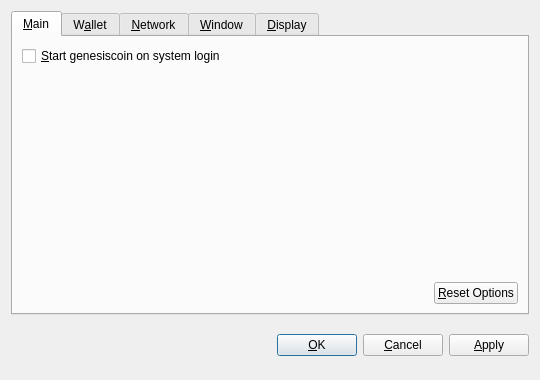
<?xml version="1.0" encoding="UTF-8"?>
<ui version="4.0">
 <class>OptionsDialog</class>
 <widget class="QDialog" name="OptionsDialog">
  <property name="geometry">
   <rect>
    <x>0</x>
    <y>0</y>
    <width>540</width>
    <height>380</height>
   </rect>
  </property>
  <property name="windowTitle">
   <string>Options</string>
  </property>
  <property name="modal">
   <bool>true</bool>
  </property>
  <layout class="QVBoxLayout" name="verticalLayout">
   <item>
    <widget class="QTabWidget" name="tabWidget">
     <property name="tabPosition">
      <enum>QTabWidget::North</enum>
     </property>
     <property name="currentIndex">
      <number>0</number>
     </property>
     <widget class="QWidget" name="tabMain">
      <attribute name="title">
       <string>&amp;Main</string>
      </attribute>
      <layout class="QVBoxLayout" name="verticalLayout_Main">
       <item>
        <widget class="QCheckBox" name="bitcoinAtStartup">
         <property name="toolTip">
          <string>Automatically start genesiscoin after logging in to the system.</string>
         </property>
         <property name="text">
          <string>&amp;Start genesiscoin on system login</string>
         </property>
        </widget>
       </item>
       <item>
        <spacer name="verticalSpacer_Main">
         <property name="orientation">
          <enum>Qt::Vertical</enum>
         </property>
         <property name="sizeHint" stdset="0">
          <size>
           <width>20</width>
           <height>40</height>
          </size>
         </property>
        </spacer>
       </item>
       <item>
        <layout class="QHBoxLayout" name="horizontalLayout_2_Main">
         <item>
          <spacer name="horizontalSpacer_2_Main">
           <property name="orientation">
            <enum>Qt::Horizontal</enum>
           </property>
           <property name="sizeHint" stdset="0">
            <size>
             <width>40</width>
             <height>20</height>
            </size>
           </property>
          </spacer>
         </item>
         <item>
          <widget class="QPushButton" name="resetButton">
           <property name="toolTip">
            <string>Reset all client options to default.</string>
           </property>
           <property name="text">
            <string>&amp;Reset Options</string>
           </property>
           <property name="autoDefault">
            <bool>false</bool>
           </property>
          </widget>
         </item>
        </layout>
       </item>
      </layout>
     </widget>
     <widget class="QWidget" name="tabWallet">
      <attribute name="title">
       <string>W&amp;allet</string>
      </attribute>
      <layout class="QVBoxLayout" name="verticalLayout_Network">
       <item>
        <widget class="QLabel" name="transactionFeeInfoLabel">
         <property name="text">
          <string>Optional transaction fee per kB that helps make sure your transactions are processed quickly. Most transactions are 1 kB.</string>
         </property>
         <property name="textFormat">
          <enum>Qt::PlainText</enum>
         </property>
         <property name="wordWrap">
          <bool>true</bool>
         </property>
        </widget>
       </item>
       <item>
        <layout class="QHBoxLayout" name="horizontalLayout_1_Main">
         <item>
          <widget class="QLabel" name="transactionFeeLabel">
           <property name="text">
            <string>Pay transaction &amp;fee</string>
           </property>
           <property name="textFormat">
            <enum>Qt::PlainText</enum>
           </property>
           <property name="buddy">
            <cstring>transactionFee</cstring>
           </property>
          </widget>
         </item>
         <item>
          <widget class="BitcoinAmountField" name="transactionFee"/>
         </item>
         <item>
          <spacer name="horizontalSpacer_1_Main">
           <property name="orientation">
            <enum>Qt::Horizontal</enum>
           </property>
           <property name="sizeHint" stdset="0">
            <size>
             <width>40</width>
             <height>20</height>
            </size>
           </property>
          </spacer>
         </item>
        </layout>
       </item>
       <item>
        <widget class="QLabel" name="label">
         <property name="text">
          <string>If you disable the spending of unconfirmed change, the change from a transaction cannot be used until that transaction has at least one confirmation. This also affects how your balance is computed.</string>
         </property>
         <property name="wordWrap">
          <bool>true</bool>
         </property>
        </widget>
       </item>
       <item>
        <widget class="QCheckBox" name="spendZeroConfChange">
         <property name="text">
          <string>Spend unconfirmed change  (experts only)</string>
         </property>
        </widget>
       </item>
       <item>
        <spacer name="verticalSpacer">
         <property name="orientation">
          <enum>Qt::Vertical</enum>
         </property>
         <property name="sizeHint" stdset="0">
          <size>
           <width>20</width>
           <height>40</height>
          </size>
         </property>
        </spacer>
       </item>
      </layout>
     </widget>
     <widget class="QWidget" name="tabNetwork">
      <attribute name="title">
       <string>&amp;Network</string>
      </attribute>
      <layout class="QVBoxLayout" name="verticalLayout_Network">
       <item>
        <widget class="QCheckBox" name="mapPortUpnp">
         <property name="toolTip">
          <string>Automatically open the genesiscoin client port on the router. This only works when your router supports UPnP and it is enabled.</string>
         </property>
         <property name="text">
          <string>Map port using &amp;UPnP</string>
         </property>
        </widget>
       </item>
       <item>
        <widget class="QCheckBox" name="connectSocks">
         <property name="toolTip">
          <string>Connect to the genesiscoin network through a SOCKS proxy (e.g. when connecting through Tor).</string>
         </property>
         <property name="text">
          <string>&amp;Connect through SOCKS proxy:</string>
         </property>
        </widget>
       </item>
       <item>
        <layout class="QHBoxLayout" name="horizontalLayout_Network">
         <item>
          <widget class="QLabel" name="proxyIpLabel">
           <property name="text">
            <string>Proxy &amp;IP:</string>
           </property>
           <property name="textFormat">
            <enum>Qt::PlainText</enum>
           </property>
           <property name="buddy">
            <cstring>proxyIp</cstring>
           </property>
          </widget>
         </item>
         <item>
          <widget class="QValidatedLineEdit" name="proxyIp">
           <property name="maximumSize">
            <size>
             <width>140</width>
             <height>16777215</height>
            </size>
           </property>
           <property name="toolTip">
            <string>IP address of the proxy (e.g. 127.0.0.1)</string>
           </property>
          </widget>
         </item>
         <item>
          <widget class="QLabel" name="proxyPortLabel">
           <property name="text">
            <string>&amp;Port:</string>
           </property>
           <property name="textFormat">
            <enum>Qt::PlainText</enum>
           </property>
           <property name="buddy">
            <cstring>proxyPort</cstring>
           </property>
          </widget>
         </item>
         <item>
          <widget class="QLineEdit" name="proxyPort">
           <property name="maximumSize">
            <size>
             <width>55</width>
             <height>16777215</height>
            </size>
           </property>
           <property name="toolTip">
            <string>Port of the proxy (e.g. 9050)</string>
           </property>
          </widget>
         </item>
         <item>
          <widget class="QLabel" name="socksVersionLabel">
           <property name="text">
            <string>SOCKS &amp;Version:</string>
           </property>
           <property name="textFormat">
            <enum>Qt::PlainText</enum>
           </property>
           <property name="buddy">
            <cstring>socksVersion</cstring>
           </property>
          </widget>
         </item>
         <item>
          <widget class="QValueComboBox" name="socksVersion">
           <property name="toolTip">
            <string>SOCKS version of the proxy (e.g. 5)</string>
           </property>
          </widget>
         </item>
         <item>
          <spacer name="horizontalSpacer_Network">
           <property name="orientation">
            <enum>Qt::Horizontal</enum>
           </property>
           <property name="sizeHint" stdset="0">
            <size>
             <width>40</width>
             <height>20</height>
            </size>
           </property>
          </spacer>
         </item>
        </layout>
       </item>
       <item>
        <spacer name="verticalSpacer_Network">
         <property name="orientation">
          <enum>Qt::Vertical</enum>
         </property>
         <property name="sizeHint" stdset="0">
          <size>
           <width>20</width>
           <height>40</height>
          </size>
         </property>
        </spacer>
       </item>
      </layout>
     </widget>
     <widget class="QWidget" name="tabWindow">
      <attribute name="title">
       <string>&amp;Window</string>
      </attribute>
      <layout class="QVBoxLayout" name="verticalLayout_Window">
       <item>
        <widget class="QCheckBox" name="minimizeToTray">
         <property name="toolTip">
          <string>Show only a tray icon after minimizing the window.</string>
         </property>
         <property name="text">
          <string>&amp;Minimize to the tray instead of the taskbar</string>
         </property>
        </widget>
       </item>
       <item>
        <widget class="QCheckBox" name="minimizeOnClose">
         <property name="toolTip">
          <string>Minimize instead of exit the application when the window is closed. When this option is enabled, the application will be closed only after selecting Quit in the menu.</string>
         </property>
         <property name="text">
          <string>M&amp;inimize on close</string>
         </property>
        </widget>
       </item>
       <item>
        <spacer name="verticalSpacer_Window">
         <property name="orientation">
          <enum>Qt::Vertical</enum>
         </property>
         <property name="sizeHint" stdset="0">
          <size>
           <width>20</width>
           <height>40</height>
          </size>
         </property>
        </spacer>
       </item>
      </layout>
     </widget>
     <widget class="QWidget" name="tabDisplay">
      <attribute name="title">
       <string>&amp;Display</string>
      </attribute>
      <layout class="QVBoxLayout" name="verticalLayout_Display">
       <item>
        <layout class="QHBoxLayout" name="horizontalLayout_1_Display">
         <item>
          <widget class="QLabel" name="langLabel">
           <property name="text">
            <string>User Interface &amp;language:</string>
           </property>
           <property name="textFormat">
            <enum>Qt::PlainText</enum>
           </property>
           <property name="buddy">
            <cstring>lang</cstring>
           </property>
          </widget>
         </item>
         <item>
          <widget class="QValueComboBox" name="lang">
           <property name="toolTip">
            <string>The user interface language can be set here. This setting will take effect after restarting genesiscoin.</string>
           </property>
          </widget>
         </item>
        </layout>
       </item>
       <item>
        <layout class="QHBoxLayout" name="horizontalLayout_2_Display">
         <item>
          <widget class="QLabel" name="unitLabel">
           <property name="text">
            <string>&amp;Unit to show amounts in:</string>
           </property>
           <property name="textFormat">
            <enum>Qt::PlainText</enum>
           </property>
           <property name="buddy">
            <cstring>unit</cstring>
           </property>
          </widget>
         </item>
         <item>
          <widget class="QValueComboBox" name="unit">
           <property name="toolTip">
            <string>Choose the default subdivision unit to show in the interface and when sending coins.</string>
           </property>
          </widget>
         </item>
        </layout>
       </item>
       <item>
        <widget class="QCheckBox" name="displayAddresses">
         <property name="toolTip">
          <string>Whether to show genesiscoin addresses in the transaction list or not.</string>
         </property>
         <property name="text">
          <string>&amp;Display addresses in transaction list</string>
         </property>
        </widget>
       </item>
       <item>
        <widget class="QCheckBox" name="coinControlFeatures">
         <property name="toolTip">
          <string>Whether to show coin control features or not.</string>
         </property>
         <property name="text">
          <string>Display coin &amp;control features (experts only!)</string>
         </property>
        </widget>
       </item>
       <item>
        <spacer name="verticalSpacer_Display">
         <property name="orientation">
          <enum>Qt::Vertical</enum>
         </property>
         <property name="sizeHint" stdset="0">
          <size>
           <width>20</width>
           <height>40</height>
          </size>
         </property>
        </spacer>
       </item>
      </layout>
     </widget>
    </widget>
   </item>
   <item>
    <layout class="QHBoxLayout" name="horizontalLayout_Buttons">
     <item>
      <spacer name="horizontalSpacer_1">
       <property name="orientation">
        <enum>Qt::Horizontal</enum>
       </property>
       <property name="sizeHint" stdset="0">
        <size>
         <width>40</width>
         <height>48</height>
        </size>
       </property>
      </spacer>
     </item>
     <item>
      <widget class="QLabel" name="statusLabel">
       <property name="font">
        <font>
         <weight>75</weight>
         <bold>true</bold>
        </font>
       </property>
       <property name="text">
        <string/>
       </property>
       <property name="textFormat">
        <enum>Qt::PlainText</enum>
       </property>
       <property name="wordWrap">
        <bool>true</bool>
       </property>
      </widget>
     </item>
     <item>
      <spacer name="horizontalSpacer_2">
       <property name="orientation">
        <enum>Qt::Horizontal</enum>
       </property>
       <property name="sizeHint" stdset="0">
        <size>
         <width>40</width>
         <height>48</height>
        </size>
       </property>
      </spacer>
     </item>
     <item>
      <widget class="QPushButton" name="okButton">
       <property name="text">
        <string>&amp;OK</string>
       </property>
      </widget>
     </item>
     <item>
      <widget class="QPushButton" name="cancelButton">
       <property name="text">
        <string>&amp;Cancel</string>
       </property>
       <property name="autoDefault">
        <bool>false</bool>
       </property>
      </widget>
     </item>
     <item>
      <widget class="QPushButton" name="applyButton">
       <property name="text">
        <string>&amp;Apply</string>
       </property>
       <property name="autoDefault">
        <bool>false</bool>
       </property>
      </widget>
     </item>
    </layout>
   </item>
  </layout>
 </widget>
 <customwidgets>
  <customwidget>
   <class>BitcoinAmountField</class>
   <extends>QSpinBox</extends>
   <header>bitcoinamountfield.h</header>
  </customwidget>
  <customwidget>
   <class>QValueComboBox</class>
   <extends>QComboBox</extends>
   <header>qvaluecombobox.h</header>
  </customwidget>
  <customwidget>
   <class>QValidatedLineEdit</class>
   <extends>QLineEdit</extends>
   <header>qvalidatedlineedit.h</header>
  </customwidget>
 </customwidgets>
 <resources/>
 <connections/>
</ui>
